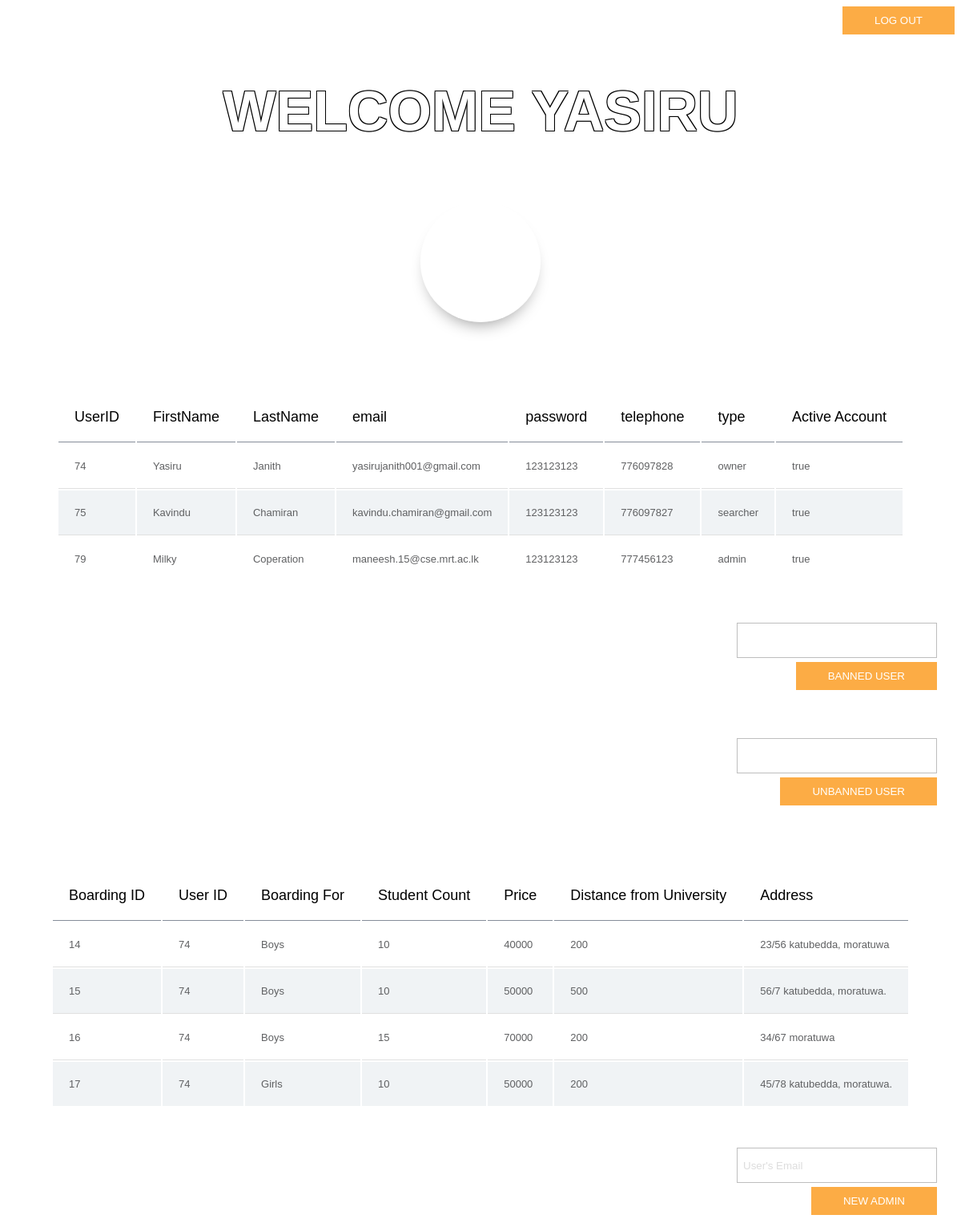
Screenshot of /process_admin.php (signed in) with the database file from the repository.
### tables this page shows
CREATE TABLE `users` (
  `userID` int(11) NOT NULL,
  `firstName` varchar(50) NOT NULL,
  `lastName` varchar(50) NOT NULL,
  `email` varchar(80) NOT NULL,
  `password` varchar(50) NOT NULL,
  `telephone` int(11) NOT NULL,
  `type` varchar(10) NOT NULL,
  `profPic` varchar(50) NOT NULL,
  `active` varchar(10) NOT NULL,
  `confirmationCode` int(10) NOT NULL,
  `confirmationCodeCheck` int(10) DEFAULT NULL
);

CREATE TABLE `boarding_details` (
  `boardingID` int(11) NOT NULL,
  `userID` int(11) NOT NULL,
  `boardingFor` varchar(10) NOT NULL,
  `studentCount` int(10) NOT NULL,
  `price` int(11) NOT NULL,
  `distance` int(10) NOT NULL,
  `address` varchar(80) NOT NULL
);

### php/DbConfig.php (called while the page is built, shortened)
<?php
class DbConfig{
    private $_host='localhost';
    private $_username='root';
    private $_password='';
    private $_database='accomodate_me_1';
    protected $connection;
    public function __construct(){
        if(!isset($this->connection)){
            $this->connection=new mysqli($this->_host,$this->_username,$this->_password,$this->_database);
        }
        return $this->connection;
    }
}
?>

### php/Crud.php (called while the page is built, shortened)
<?php
include_once 'DbConfig.php';
class Crud extends DbConfig{
    public function getData($query){
        $result=$this->connection->query($query);
        $rows=array();
        while($row=$result->fetch_assoc()){
            $rows[]=$row;
        }
        return $rows;
    }
}

### process_admin.php (the view, shortened to what this page needs)
<?php
include_once("php/Crud.php");
$crud=new Crud();
$email=$_SESSION['email'];
$name=$crud->getData("SELECT firstName FROM users where email='$email'");
$userDetails=$crud->getData("SELECT userID,firstName,lastName,email,password,telephone,type,active FROM users");
$boardingDetails=$crud->getData("SELECT boardingID,userID,boardingFor,studentCount,price,distance,address FROM boarding_details");
?>
<html>
    <head>
        <link href="css/style_process_admin.css" type="text/css" rel="stylesheet">
    </head>
    <body>
        <div style="float:right" class='log_out'>
            <form align="right" name="form1" method="post" action="php/logout.php">
              <label class="logoutLblPos">
                  <button name="log_out" type="submit" id="log_out" class="btn btn-info">Log Out</button>
              </label>
            </form>
            </div><br>
        <div>
        <h1>Welcome&nbsp;<?php echo $name[0]['firstName'];?></h1>
        <div class="wrap">
                    <div class="sideA"></div>
                </div><br>
        <h2>Users</h2>
        <table class="table">
            <thead>
            <tr>
                <th>UserID</th>
                <th>FirstName</th>
                <th>LastName</th>
                <th>email</th>
                <th>password</th>
                <th>telephone</th>
                <th>type</th>
                <th>Active Account</th>
            </tr>
            </thead>
            <tbody>
        <?php
        if (sizeof($userDetails)> 0) {
            for($x=0;$x<sizeof($userDetails);$x++) {
                echo  "<tr><td>".$userDetails[$x]['userID']."</td><td>".$userDetails[$x]['firstName']."</td><td>".$userDetails[$x]['lastName']."</td><td>".$userDetails[$x]['email']."</td><td>".$userDetails[$x]['password']."</td><td>".$userDetails[$x]['telephone']."</td><td>".$userDetails[$x]['type']."</td><td>".$userDetails[$x]['active']."</td></tr>";
                }
            }else {
                echo "0 results";
                }
        ?>
            </tbody>
        </table>
        <div style="float:right">
            <form align="right" name="form2"  method="post" action="process_admin.php" class="admin-email-form">
              <label>
                  <input type="email" style="color:white" class="form-control" name="remove_email" value="User's Email">
                  <button name="removeEmailButton" type="submit"  class="btn btn-info">Banned User</button>
              </label>
            </form>
            </div><br><br><br><br><br><br><br><br>
         <div style="float:right">
            <form align="right" name="form2"  method="post" action="process_admin.php" class="admin-email-form">
              <label>
                  <input type="email" style="color:white" class="form-control" name="active_email" value="User's Email">
                  <button name="activeEmailButton" type="submit"  class="btn btn-info">Unbanned User</button>
              </label>
            </form>
            </div><br><br><br><br><br><br><br>
                <h2>Boarding Details</h2>
        <table class="table">
            <thead>
            <tr>
                <th>Boarding ID</th>
                <th>User ID</th>
                <th>Boarding For</th>
                <th>Student Count</th>
                <th>Price</th>
                <th>Distance from University</th>
                <th>Address</th>
            </tr>
            </thead>
            <tbody>
        <?php
        if ($boardingDetails> 0) {
           for($x=0;$x<sizeof($boardingDetails);$x++){
                echo  "<tr><td>".$boardingDetails[$x]['boardingID']."</td><td>".$boardingDetails[$x]['userID']."</td><td>".$boardingDetails[$x]['boardingFor']."</td><td>".$boardingDetails[$x]['studentCount']."</td><td>".$boardingDetails[$x]['price']."</td><td>".$boardingDetails[$x]['distance']."</td><td>".$boardingDetails[$x]['address']."</td></tr>";
                }
            }else {
                echo "0 results";
                }
        ?>
            </tbody>
        </table>
        </div>
        <div style="float:right">
            <form align="right" name="form1"  method="post" action="process_admin.php" class="admin-email-form">
              <label>
                  <input type="email" style="heght:40px" class="form-control" name="adminemail" value="User's Email">
                  <button name="adminEmailButton" type="submit"  class="btn btn-info" >New Admin</button>
              </label>
            </form>
            </div><br>
    </body>
</html>

### css/style_process_admin.css (style rules this page uses)
* { -moz-box-sizing: border-box; -webkit-box-sizing: border-box; box-sizing: border-box; }
body { background-image:url(../img/admin_page.jpg); background-repeat: no-repeat; background-size: cover; font-family: 'Raleway',sans-serif; background-attachment: fixed; height: 100%; }
h2 { color: white; font-family: 'Raleway',sans-serif; text-align: center; margin-top: 20px; text-transform: uppercase; }
h1 { color: white; font-family: 'Raleway',sans-serif; text-align: center; font-size: 70px; border: solid; margin: 70px; text-transform: uppercase; text-shadow: -1px -1px 0 #000,1px -1px 0 #000,-1px 1px 0 #000,1px 1px 0 #000; }
.btn.btn-info { background: #FCAC45; border: 0; border-radius:0%; padding: 10px 40px; color: #ffffff; text-transform: uppercase; }
table { border-collapse: separate; background:#fff; @include border-radius(5px); margin:20px auto; @include box-shadow(0px 0px 5px rgba(0,0,0,0.3)); }
thead { @include border-radius(5px); }
tbody tr td { font-family: 'Raleway',sans-serif; font-weight:400; color:#5f6062; font-size:13px; padding:20px 20px 20px 20px; border-bottom:1px solid #e0e0e0; }
tbody tr:nth-child(2n) { background:#f0f3f5; }
.form-control { width: 250px; background: none; height: 40px; color: #ddd; background: none; height: 44px; color: #ddd; }
.admin-email-form { margin:10px ; max-width: 400px; padding: 20px 12px 10px 20px; font-size: 13px ; font-family:'Raleway',sans-serif; }
.admin-email-form input[type=email] { box-sizing: border-box; -webkit-box-sizing: border-box; -moz-box-sizing: border-box; border:1px solid #BEBEBE; padding: 7px; margin-bottom:5px; -webkit-transition: all 0.30s ease-in-out; -moz-transition: all 0.30s ease-in-out; -ms-transition: all 0.30s ease-in-out; -o-transition: all 0.30s ease-in-out; outline: none; }
.admin-email-form input[type=email]:focus, { -moz-box-shadow: 0 0 8px #88D5E9; -webkit-box-shadow: 0 0 8px #88D5E9; box-shadow: 0 0 8px #88D5E9; border: 1px solid #88D5E9; }

### rows the page displays
users: firstName "YASIRU", userID "74", firstName "Yasiru", lastName "Janith", email "yasirujanith001@gmail.com", password "123123123", telephone "776097828", type "owner", active "true"
users: userID "75", firstName "Kavindu", lastName "Chamiran", email "kavindu.chamiran@gmail.com", password "123123123", telephone "776097827", type "searcher", active "true"
users: userID "79", firstName "Milky", lastName "Coperation", email "maneesh.15@cse.mrt.ac.lk", password "123123123", telephone "777456123", type "admin", active "true"
boarding_details: boardingID "14", userID "74", boardingFor "Boys", studentCount "10", price "40000", distance "200", address "23/56 katubedda, moratuwa"
boarding_details: boardingID "15", userID "74", boardingFor "Boys", studentCount "10", price "50000", distance "500", address "56/7 katubedda, moratuwa."
boarding_details: boardingID "16", userID "74", boardingFor "Boys", studentCount "15", price "70000", distance "200", address "34/67 moratuwa"
boarding_details: boardingID "17", userID "74", boardingFor "Girls", studentCount "10", price "50000", distance "200", address "45/78 katubedda, moratuwa."
